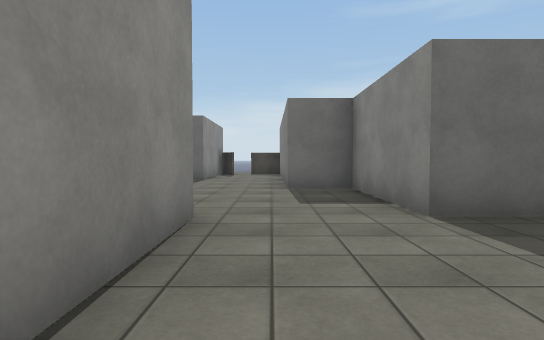
View 1 (above)

20 first-person views from a walk through a Unity game level. The camera is 1.2 m above the floor, tilts 2° down and sees 80° across. The floor is counted in squares, 2 m on a side. Each view is taken from the middle of a square. On the plan, view 1 faces up. The plan holds only what a view shows up to about 10 squares ahead; the rest is blank. The place goes on beyond the plan. The player character is not drawn. Surface patterns are stand-ins for the level's own textures.

View 2
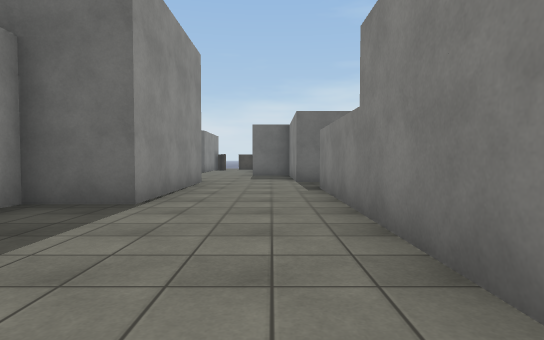

View 3
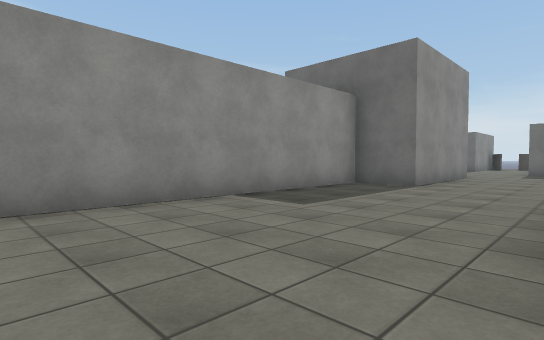

View 4
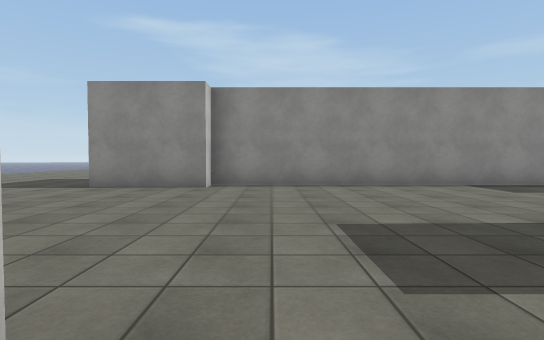

View 5
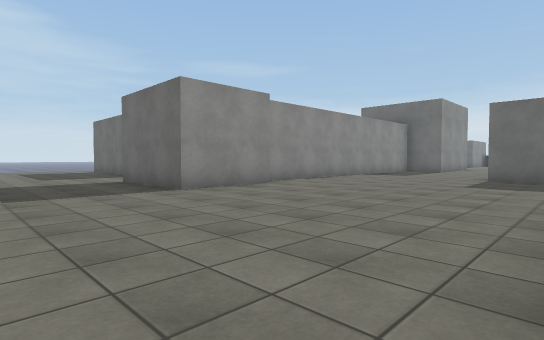

View 6
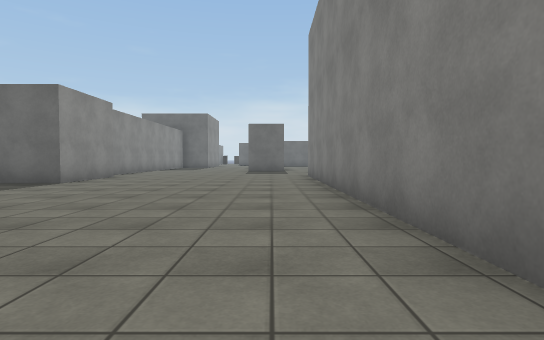

View 7
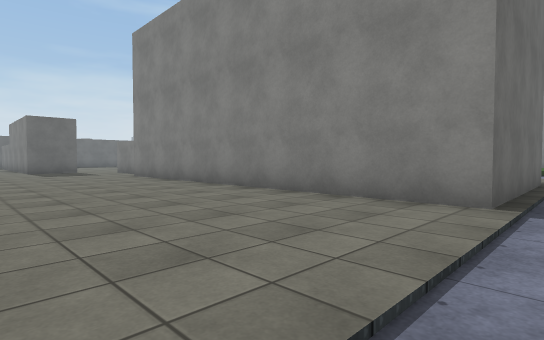

View 8
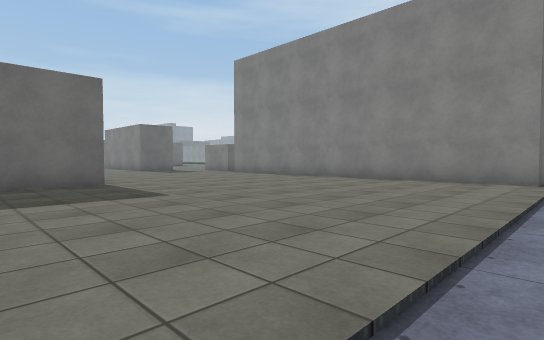

View 9
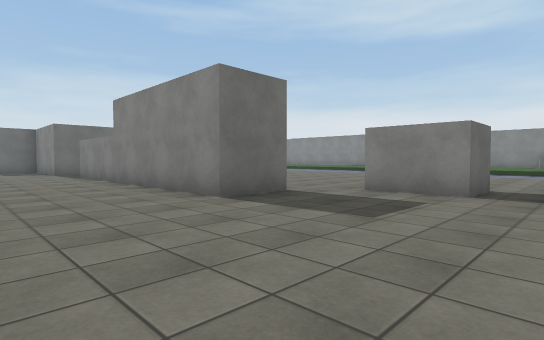

View 10
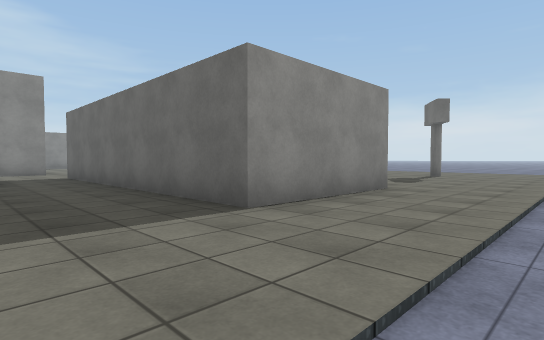

View 11
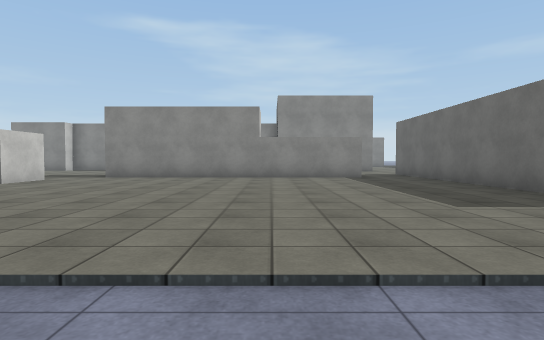

View 12
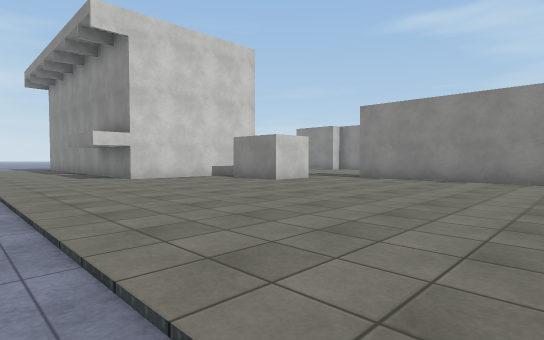

View 13
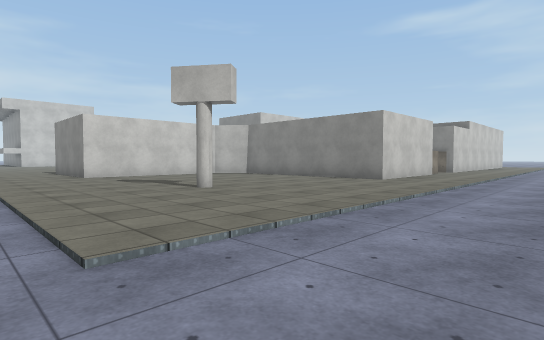

View 14
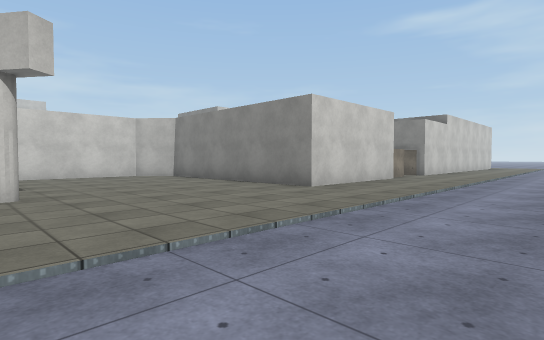

View 15
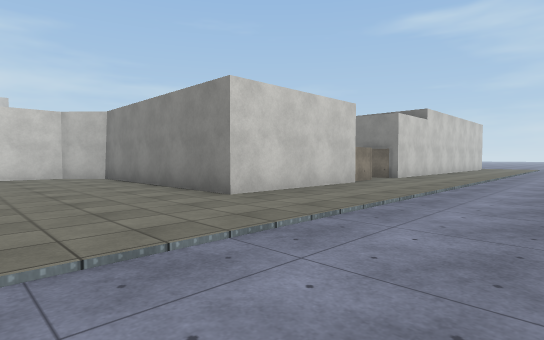

View 16
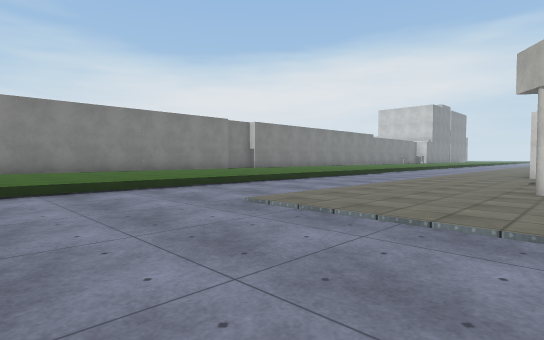

View 17
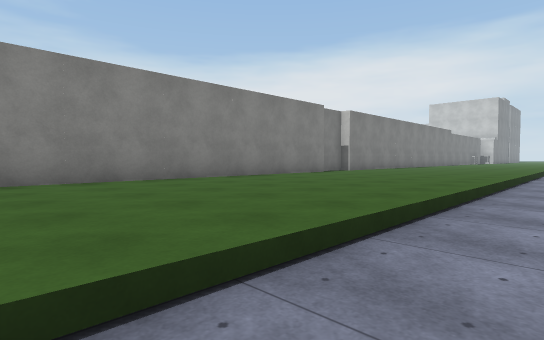

View 18
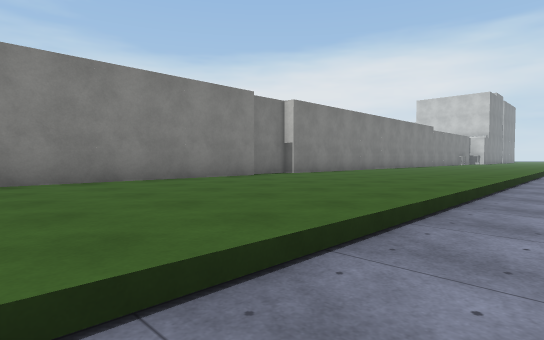

View 19
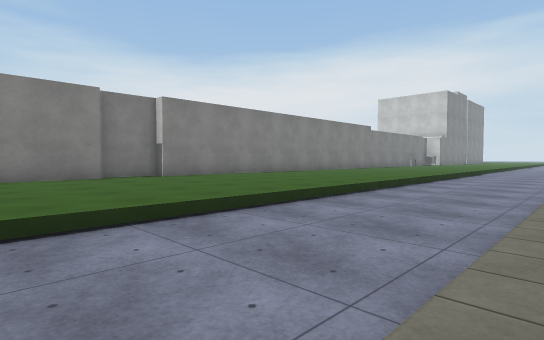

View 20
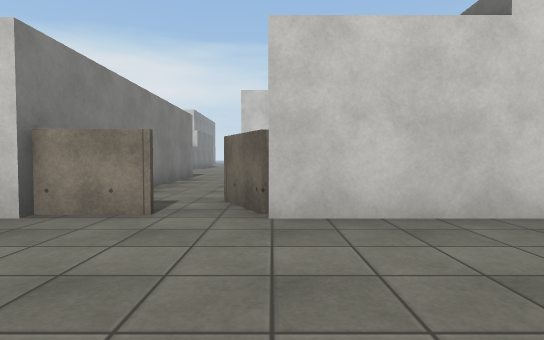

### Floor plan
Key: @ floor where view 1 was taken; # wall or solid block; . main floor; : floor 0.25 m higher than the main floor; / step, stairs or slope; B building; C cylinder.
Columns run from 4 left of view 1 to 20 right of it. Each row starts with its distance up from view 1.
 18             ....../::::
 17       ............/:::::#
 16 ................../:::::#
 15 ................../:::::#
 14 ................../:::::#
 13 BBB.#BBBB........./:::::#
 12 B B..B  B....C..../:::::#
 11    ..B  B........./:::::#
 10   B..B  B........./:::::#
  9   ...B  B........./:::::#
  8   ...B  B........./:::::#
  7   ...BB B........./:::::#
  6    ...B  BBBBB..../:::::#
  5    ...B      B..../::::
  4    ...BBBBBBBB..../:::
  3    #............../::
  2    #............../:
  1    #..##........../
  0  ###@.##..........
 -1  #....##..........
 -2  #....##.........
 -3  #....##.........
 -4  #....##.........
 -5  #....##.........
 -6  #....##.........
 -7  #.......##.....
 -8  #.......##.....
 -9  #..............
-10  #.......BBBB...
-11  ##......B  B...
-12 ###......B  B...
-13 .........B    ..
-14 .........B
-15 .........B
-16 .........B
-17 .........B
-18 .........B
-19 .........BBBB
-20 ..........

Where each view was taken, in squares from view 1:
view 1: 0 up, 0 right, facing up
view 2: 5 down, 1 right, facing up
view 3: 8 down, 2 right, facing up-left
view 4: 9 down, 5 right, facing left
view 5: 16 down, 4 right, facing up-left
view 6: 20 down, 3 right, facing up
view 7: 20 down, 0 right, facing up-right
view 8: 20 down, 4 left, facing up-right
view 9: 10 down, 1 left, facing up-right
view 10: 1 up, 12 right, facing up-left
view 11: 1 down, 13 right, facing left
view 12: 1 down, 12 right, facing down-left
view 13: 17 up, 12 right, facing down-left
view 14: 17 up, 9 right, facing down-left
view 15: 17 up, 7 right, facing down-left
view 16: 18 up, 8 right, facing down-right
view 17: 18 up, 13 right, facing down-right
view 18: 15 up, 13 right, facing down-right
view 19: 12 up, 11 right, facing down-right
view 20: 16 up, 2 left, facing down
